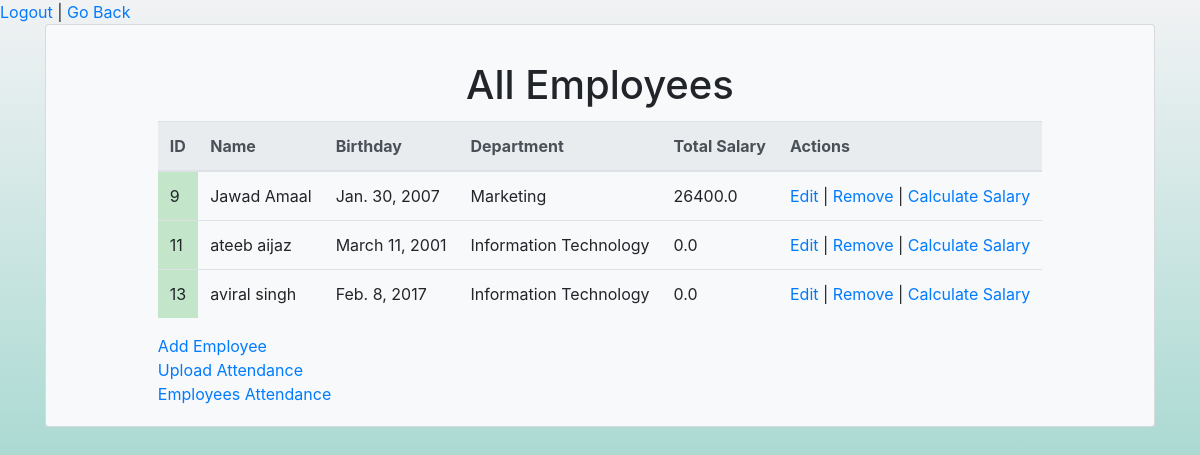
Page /admin (signed in) on the committed database.
### employee_app/models.py (models this page shows)
class User(models.Model):
    first_name = models.CharField(max_length=45)
    last_name = models.CharField(max_length=45)
    birthday = models.DateField(default=datetime.now())
    position = models.BooleanField(default=False)
    total_salary = models.FloatField(default=0)
    email = models.CharField(max_length=255)
    user_name = models.CharField(max_length=50)
    password = models.CharField(max_length=255)
    created_at = models.DateTimeField(auto_now_add=True)
    updated_at = models.DateTimeField(auto_now=True)
    objects = UserManager()
    department =models.ForeignKey(Department, related_name="users",on_delete=models.CASCADE,null=True)

class Department(models.Model):
    name = models.CharField(max_length=100)
    created_at = models.DateTimeField(auto_now_add=True)
    updated_at = models.DateTimeField(auto_now=True)

### employee_app/views.py (the view)
# urls.py: path('admin', views.admin_page),
def admin_page(request):
    if request.method == "GET":
        if 'uid' in request.session:
            this_user= User.objects.get(id=request.session['uid'])
        if this_user.position==True:
            context = {
                'all_users' : User.objects.all(),
                'all_departments' : Department.objects.all()
            }
            return render(request,"admin.html",context)
    return redirect('/')

### employee_app/templates/admin.html (shortened to what this page needs)
<!DOCTYPE html>
<html lang="en">
<head>
    {% load static %}
    <link rel="stylesheet" href="https://maxcdn.bootstrapcdn.com/bootstrap/4.0.0/css/bootstrap.min.css">
    <link rel="stylesheet" type="text/css" href="{% static 'css/style.css' %}">
</head>
<body>
    <a href="/logout"> Logout </a>| <a href="/login"> Go Back </a>
    <div class="container">
        <div class="card bg-light">
            <div class="card-body mx-auto" style="max-width: 1000px;">
            <div>
                <h1 class="card-title mt-3 text-center">All Employees</h1>
                <table class="table">
                    <thead class="thead-light">
                        <th>ID</th>
                        <th>Name</th>
                        <th>Birthday</th>
                        <th>Department</th>
                        <th> Total Salary</th>
                        <th>Actions</th>
                    </thead>
                    <tbody>
                    {% for user in all_users %}
                    {% if user.position == False %}
                    <tr>
                        <td class="table-success">{{ user.id }}</td>
                        <td>{{ user.first_name }} {{ user.last_name}}</td>
                        <td>{{ user.birthday }}</td>
                        <td>{{ user.department.name }}</td>
                        <td>{{ user.total_salary }}</td>
                        <td>
                            <a href="/edit_emp/{{user.id}}">Edit</a> | <a href="/remove_emp/{{user.id}}">Remove</a> | <a href="/calculate_salary/{{user.id}}">Calculate Salary</a>
                        </td>
                    </tr>
                    {% endif %}
                    {% endfor %}
                    </tbody>
                </table>
            </div>
            <div>
                <a href="/add_emp">Add Employee</a>
            </div>
            <div>
                <a href="/upload">Upload Attendance</a>
            </div>
            <div>
                <a href="/attandence">Employees Attendance</a>
            </div>
        </div>
    </div>
</body>
</html>

### employee_app/static/css/style.css (style rules this page uses)
body { height: 100%; background-image: linear-gradient(to top, #63C1B0,#f1f2f4); }
.container { height: 900px; }

### rows in the picture
User: id "9", first_name "Jawad", last_name "Amaal", birthday "Jan. 30, 2007", department.name "Marketing", total_salary "26400.0"
User: id "11", first_name "ateeb", last_name "aijaz", birthday "March 11, 2001", department.name "Information Technology", total_salary "0.0"
User: id "13", first_name "aviral", last_name "singh", birthday "Feb. 8, 2017", department.name "Information Technology", total_salary "0.0"
